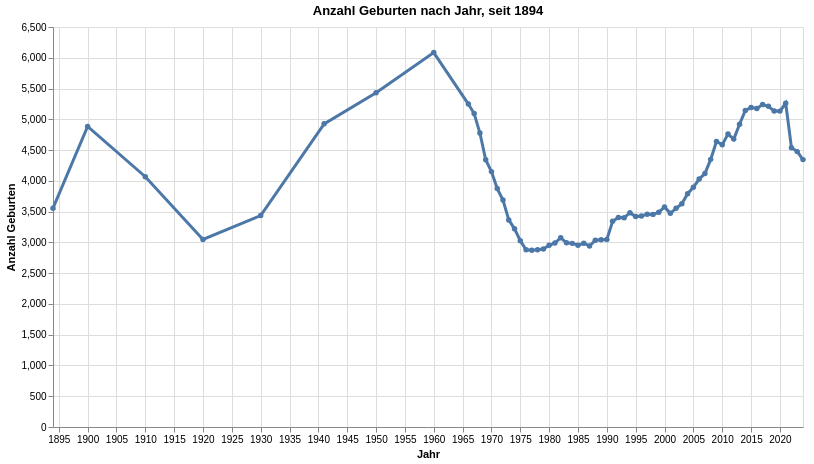

The notebook cell saved with this chart:
### Code cell
grafik2 = mypy_dv.plot_altair_multiline_highlight(
    data = myAgg1.reset_index()
    ,x = 'StichtagDatJahr'
    ,y = 'sum_AnzGebuWir'
    ,x_beschriftung = 'Jahr'
    , y_beschriftung = 'Anzahl Geburten'
    #,category = "ThemaLang"
    ,category_beschriftung= 'Legende:'
    ,warning_status = "ignore" #always or ignore
    ,myTitle="Anzahl Geburten nach Jahr, seit "+data_min_date
)
grafik2

### Figure 1 — Vega-Lite specification as saved in the notebook (floating-point values rounded to 4 significant figures)
{"config": {"view": {"continuousWidth": 300, "continuousHeight": 300}}, "layer": [{"mark": {"type": "circle"}, "encoding": {"opacity": {"value": 1.3}, "tooltip": [{"field": "StichtagDatJahr", "type": "temporal"}, {"field": "sum_AnzGebuWir", "type": "quantitative"}], "x": {"axis": {"title": "Jahr"}, "field": "StichtagDatJahr", "type": "temporal"}, "y": {"axis": {"title": "Anzahl Geburten"}, "field": "sum_AnzGebuWir", "type": "quantitative"}}, "name": "view_7", "title": "Anzahl Geburten nach Jahr, seit 1894"}, {"mark": {"type": "line"}, "encoding": {"size": {"condition": {"test": {"not": {"param": "param_7"}}, "value": 1.2}, "value": 3}, "tooltip": [{"field": "StichtagDatJahr", "type": "temporal"}, {"field": "sum_AnzGebuWir", "type": "quantitative"}], "x": {"axis": {"title": "Jahr"}, "field": "StichtagDatJahr", "type": "temporal"}, "y": {"axis": {"title": "Anzahl Geburten"}, "field": "sum_AnzGebuWir", "type": "quantitative"}}, "title": "Anzahl Geburten nach Jahr, seit 1894"}], "data": {"name": "data-ce2c0dcd8ad66f0ac8011adc0b9c4f9f"}, "height": 400, "params": [{"name": "param_7", "select": {"type": "point", "fields": [""], "nearest": true, "on": "pointerover"}, "views": ["view_7"]}], "width": 750, "$schema": "https://vega.github.io/schema/vega-lite/v5.8.0.json", "datasets": {"data-ce2c0dcd8ad66f0ac8011adc0b9c4f9f": [{"StichtagDatJahr": "1894-01-01T00:00:00", "Jahr_nbr": 1894, "sum_AnzGebuWir": 3556.0, "sum_Frauen15bis49_noDM": 36447, "mean_Fertilitaetsrate_noDM": 113.7}, {"StichtagDatJahr": "1900-01-01T00:00:00", "Jahr_nbr": 1900, "sum_AnzGebuWir": 4885.0, "sum_Frauen15bis49_noDM": 47289, "mean_Fertilitaetsrate_noDM": 114.4}, {"StichtagDatJahr": "1910-01-01T00:00:00", "Jahr_nbr": 1910, "sum_AnzGebuWir": 4067.0, "sum_Frauen15bis49_noDM": 59330, "mean_Fertilitaetsrate_noDM": 75.72}, {"StichtagDatJahr": "1920-01-01T00:00:00", "Jahr_nbr": 1920, "sum_AnzGebuWir": 3048.0, "sum_Frauen15bis49_noDM": 72228, "mean_Fertilitaetsrate_noDM": 42.48}, {"StichtagDatJahr": "1930-01-01T00:00:00", "Jahr_nbr": 1930, "sum_AnzGebuWir": 3436.0, "sum_Frauen15bis49_noDM": 86923, "mean_Fertilitaetsrate_noDM": 35.62}, {"StichtagDatJahr": "1941-01-01T00:00:00", "Jahr_nbr": 1941, "sum_AnzGebuWir": 4926.0, "sum_Frauen15bis49_noDM": 109470, "mean_Fertilitaetsrate_noDM": 42.8}, {"StichtagDatJahr": "1950-01-01T00:00:00", "Jahr_nbr": 1950, "sum_AnzGebuWir": 5432.0, "sum_Frauen15bis49_noDM": 116075, "mean_Fertilitaetsrate_noDM": 43.28}, {"StichtagDatJahr": "1960-01-01T00:00:00", "Jahr_nbr": 1960, "sum_AnzGebuWir": 6084.0, "sum_Frauen15bis49_noDM": 118029, "mean_Fertilitaetsrate_noDM": 55.95}, {"StichtagDatJahr": "1966-01-01T00:00:00", "Jahr_nbr": 1966, "sum_AnzGebuWir": 5248.0, "sum_Frauen15bis49_noDM": 112544, "mean_Fertilitaetsrate_noDM": 58.98}, {"StichtagDatJahr": "1967-01-01T00:00:00", "Jahr_nbr": 1967, "sum_AnzGebuWir": 5093.0, "sum_Frauen15bis49_noDM": 112099, "mean_Fertilitaetsrate_noDM": 59.71}, {"StichtagDatJahr": "1968-01-01T00:00:00", "Jahr_nbr": 1968, "sum_AnzGebuWir": 4777.0, "sum_Frauen15bis49_noDM": 112515, "mean_Fertilitaetsrate_noDM": 55.17}, {"StichtagDatJahr": "1969-01-01T00:00:00", "Jahr_nbr": 1969, "sum_AnzGebuWir": 4343.0, "sum_Frauen15bis49_noDM": 112271, "mean_Fertilitaetsrate_noDM": 52.12}, {"StichtagDatJahr": "1970-01-01T00:00:00", "Jahr_nbr": 1970, "sum_AnzGebuWir": 4150.0, "sum_Frauen15bis49_noDM": 109985, "mean_Fertilitaetsrate_noDM": 51.26}, {"StichtagDatJahr": "1971-01-01T00:00:00", "Jahr_nbr": 1971, "sum_AnzGebuWir": 3874.0, "sum_Frauen15bis49_noDM": 106703, "mean_Fertilitaetsrate_noDM": 52.23}, {"StichtagDatJahr": "1972-01-01T00:00:00", "Jahr_nbr": 1972, "sum_AnzGebuWir": 3687.0, "sum_Frauen15bis49_noDM": 105180, "mean_Fertilitaetsrate_noDM": 50.41}, {"StichtagDatJahr": "1973-01-01T00:00:00", "Jahr_nbr": 1973, "sum_AnzGebuWir": 3365.0, "sum_Frauen15bis49_noDM": 103050, "mean_Fertilitaetsrate_noDM": 47.11}, {"StichtagDatJahr": "1974-01-01T00:00:00", "Jahr_nbr": 1974, "sum_AnzGebuWir": 3220.0, "sum_Frauen15bis49_noDM": 101520, "mean_Fertilitaetsrate_noDM": 46.16}, {"StichtagDatJahr": "1975-01-01T00:00:00", "Jahr_nbr": 1975, "sum_AnzGebuWir": 3028.0, "sum_Frauen15bis49_noDM": 99259, "mean_Fertilitaetsrate_noDM": 46.07}, {"StichtagDatJahr": "1976-01-01T00:00:00", "Jahr_nbr": 1976, "sum_AnzGebuWir": 2880.0, "sum_Frauen15bis49_noDM": 96816, "mean_Fertilitaetsrate_noDM": 45.55}, {"StichtagDatJahr": "1977-01-01T00:00:00", "Jahr_nbr": 1977, "sum_AnzGebuWir": 2871.0, "sum_Frauen15bis49_noDM": 95721, "mean_Fertilitaetsrate_noDM": 46.35}, {"StichtagDatJahr": "1978-01-01T00:00:00", "Jahr_nbr": 1978, "sum_AnzGebuWir": 2882.0, "sum_Frauen15bis49_noDM": 95237, "mean_Fertilitaetsrate_noDM": 41.34}, {"StichtagDatJahr": "1979-01-01T00:00:00", "Jahr_nbr": 1979, "sum_AnzGebuWir": 2893.0, "sum_Frauen15bis49_noDM": 94771, "mean_Fertilitaetsrate_noDM": 40.66}, {"StichtagDatJahr": "1980-01-01T00:00:00", "Jahr_nbr": 1980, "sum_AnzGebuWir": 2953.0, "sum_Frauen15bis49_noDM": 93037, "mean_Fertilitaetsrate_noDM": 41.65}, {"StichtagDatJahr": "1981-01-01T00:00:00", "Jahr_nbr": 1981, "sum_AnzGebuWir": 2989.0, "sum_Frauen15bis49_noDM": 92466, "mean_Fertilitaetsrate_noDM": 42.79}, {"StichtagDatJahr": "1982-01-01T00:00:00", "Jahr_nbr": 1982, "sum_AnzGebuWir": 3076.0, "sum_Frauen15bis49_noDM": 93162, "mean_Fertilitaetsrate_noDM": 43.0}, {"StichtagDatJahr": "1983-01-01T00:00:00", "Jahr_nbr": 1983, "sum_AnzGebuWir": 2994.0, "sum_Frauen15bis49_noDM": 92330, "mean_Fertilitaetsrate_noDM": 39.58}, {"StichtagDatJahr": "1984-01-01T00:00:00", "Jahr_nbr": 1984, "sum_AnzGebuWir": 2984.0, "sum_Frauen15bis49_noDM": 92113, "mean_Fertilitaetsrate_noDM": 39.97}, {"StichtagDatJahr": "1985-01-01T00:00:00", "Jahr_nbr": 1985, "sum_AnzGebuWir": 2953.0, "sum_Frauen15bis49_noDM": 91204, "mean_Fertilitaetsrate_noDM": 40.12}, {"StichtagDatJahr": "1986-01-01T00:00:00", "Jahr_nbr": 1986, "sum_AnzGebuWir": 2986.0, "sum_Frauen15bis49_noDM": 91697, "mean_Fertilitaetsrate_noDM": 39.56}, {"StichtagDatJahr": "1987-01-01T00:00:00", "Jahr_nbr": 1987, "sum_AnzGebuWir": 2942.0, "sum_Frauen15bis49_noDM": 91781, "mean_Fertilitaetsrate_noDM": 39.69}, {"StichtagDatJahr": "1988-01-01T00:00:00", "Jahr_nbr": 1988, "sum_AnzGebuWir": 3036.0, "sum_Frauen15bis49_noDM": 91540, "mean_Fertilitaetsrate_noDM": 40.91}, {"StichtagDatJahr": "1989-01-01T00:00:00", "Jahr_nbr": 1989, "sum_AnzGebuWir": 3044.0, "sum_Frauen15bis49_noDM": 90884, "mean_Fertilitaetsrate_noDM": 40.86}, {"StichtagDatJahr": "1990-01-01T00:00:00", "Jahr_nbr": 1990, "sum_AnzGebuWir": 3046.0, "sum_Frauen15bis49_noDM": 90909, "mean_Fertilitaetsrate_noDM": 40.54}, {"StichtagDatJahr": "1991-01-01T00:00:00", "Jahr_nbr": 1991, "sum_AnzGebuWir": 3342.0, "sum_Frauen15bis49_noDM": 92114, "mean_Fertilitaetsrate_noDM": 42.56}, {"StichtagDatJahr": "1992-01-01T00:00:00", "Jahr_nbr": 1992, "sum_AnzGebuWir": 3406.0, "sum_Frauen15bis49_noDM": 91923, "mean_Fertilitaetsrate_noDM": 43.73}, {"StichtagDatJahr": "1993-01-01T00:00:00", "Jahr_nbr": 1993, "sum_AnzGebuWir": 3400.0, "sum_Frauen15bis49_noDM": 91517, "mean_Fertilitaetsrate_noDM": 43.57}, {"StichtagDatJahr": "1994-01-01T00:00:00", "Jahr_nbr": 1994, "sum_AnzGebuWir": 3483.0, "sum_Frauen15bis49_noDM": 91278, "mean_Fertilitaetsrate_noDM": 44.76}, {"StichtagDatJahr": "1995-01-01T00:00:00", "Jahr_nbr": 1995, "sum_AnzGebuWir": 3419.0, "sum_Frauen15bis49_noDM": 91496, "mean_Fertilitaetsrate_noDM": 44.09}, {"StichtagDatJahr": "1996-01-01T00:00:00", "Jahr_nbr": 1996, "sum_AnzGebuWir": 3430.0, "sum_Frauen15bis49_noDM": 91195, "mean_Fertilitaetsrate_noDM": 44.53}, {"StichtagDatJahr": "1997-01-01T00:00:00", "Jahr_nbr": 1997, "sum_AnzGebuWir": 3459.0, "sum_Frauen15bis49_noDM": 91197, "mean_Fertilitaetsrate_noDM": 45.42}, {"StichtagDatJahr": "1998-01-01T00:00:00", "Jahr_nbr": 1998, "sum_AnzGebuWir": 3455.0, "sum_Frauen15bis49_noDM": 91817, "mean_Fertilitaetsrate_noDM": 46.01}, {"StichtagDatJahr": "1999-01-01T00:00:00", "Jahr_nbr": 1999, "sum_AnzGebuWir": 3489.0, "sum_Frauen15bis49_noDM": 92989, "mean_Fertilitaetsrate_noDM": 45.42}, {"StichtagDatJahr": "2000-01-01T00:00:00", "Jahr_nbr": 2000, "sum_AnzGebuWir": 3577.0, "sum_Frauen15bis49_noDM": 93895, "mean_Fertilitaetsrate_noDM": 46.22}, {"StichtagDatJahr": "2001-01-01T00:00:00", "Jahr_nbr": 2001, "sum_AnzGebuWir": 3472.0, "sum_Frauen15bis49_noDM": 94651, "mean_Fertilitaetsrate_noDM": 44.22}, {"StichtagDatJahr": "2002-01-01T00:00:00", "Jahr_nbr": 2002, "sum_AnzGebuWir": 3553.0, "sum_Frauen15bis49_noDM": 95729, "mean_Fertilitaetsrate_noDM": 44.55}, {"StichtagDatJahr": "2003-01-01T00:00:00", "Jahr_nbr": 2003, "sum_AnzGebuWir": 3629.0, "sum_Frauen15bis49_noDM": 95971, "mean_Fertilitaetsrate_noDM": 44.95}, {"StichtagDatJahr": "2004-01-01T00:00:00", "Jahr_nbr": 2004, "sum_AnzGebuWir": 3791.0, "sum_Frauen15bis49_noDM": 96282, "mean_Fertilitaetsrate_noDM": 46.6}, {"StichtagDatJahr": "2005-01-01T00:00:00", "Jahr_nbr": 2005, "sum_AnzGebuWir": 3895.0, "sum_Frauen15bis49_noDM": 96975, "mean_Fertilitaetsrate_noDM": 46.87}, {"StichtagDatJahr": "2006-01-01T00:00:00", "Jahr_nbr": 2006, "sum_AnzGebuWir": 4029.0, "sum_Frauen15bis49_noDM": 98393, "mean_Fertilitaetsrate_noDM": 47.93}, {"StichtagDatJahr": "2007-01-01T00:00:00", "Jahr_nbr": 2007, "sum_AnzGebuWir": 4119.0, "sum_Frauen15bis49_noDM": 101323, "mean_Fertilitaetsrate_noDM": 46.71}, {"StichtagDatJahr": "2008-01-01T00:00:00", "Jahr_nbr": 2008, "sum_AnzGebuWir": 4349.0, "sum_Frauen15bis49_noDM": 102479, "mean_Fertilitaetsrate_noDM": 48.28}, {"StichtagDatJahr": "2009-01-01T00:00:00", "Jahr_nbr": 2009, "sum_AnzGebuWir": 4639.0, "sum_Frauen15bis49_noDM": 103332, "mean_Fertilitaetsrate_noDM": 50.95}, {"StichtagDatJahr": "2010-01-01T00:00:00", "Jahr_nbr": 2010, "sum_AnzGebuWir": 4588.0, "sum_Frauen15bis49_noDM": 104128, "mean_Fertilitaetsrate_noDM": 49.21}, {"StichtagDatJahr": "2011-01-01T00:00:00", "Jahr_nbr": 2011, "sum_AnzGebuWir": 4760.0, "sum_Frauen15bis49_noDM": 105480, "mean_Fertilitaetsrate_noDM": 49.97}, {"StichtagDatJahr": "2012-01-01T00:00:00", "Jahr_nbr": 2012, "sum_AnzGebuWir": 4678.0, "sum_Frauen15bis49_noDM": 106597, "mean_Fertilitaetsrate_noDM": 48.69}, {"StichtagDatJahr": "2013-01-01T00:00:00", "Jahr_nbr": 2013, "sum_AnzGebuWir": 4920.0, "sum_Frauen15bis49_noDM": 108112, "mean_Fertilitaetsrate_noDM": 50.18}, {"StichtagDatJahr": "2014-01-01T00:00:00", "Jahr_nbr": 2014, "sum_AnzGebuWir": 5145.0, "sum_Frauen15bis49_noDM": 109875, "mean_Fertilitaetsrate_noDM": 51.3}, {"StichtagDatJahr": "2015-01-01T00:00:00", "Jahr_nbr": 2015, "sum_AnzGebuWir": 5191.0, "sum_Frauen15bis49_noDM": 111188, "mean_Fertilitaetsrate_noDM": 51.03}, {"StichtagDatJahr": "2016-01-01T00:00:00", "Jahr_nbr": 2016, "sum_AnzGebuWir": 5176.0, "sum_Frauen15bis49_noDM": 112520, "mean_Fertilitaetsrate_noDM": 49.76}, {"StichtagDatJahr": "2017-01-01T00:00:00", "Jahr_nbr": 2017, "sum_AnzGebuWir": 5240.0, "sum_Frauen15bis49_noDM": 114576, "mean_Fertilitaetsrate_noDM": 49.64}, {"StichtagDatJahr": "2018-01-01T00:00:00", "Jahr_nbr": 2018, "sum_AnzGebuWir": 5212.0, "sum_Frauen15bis49_noDM": 116029, "mean_Fertilitaetsrate_noDM": 48.54}, {"StichtagDatJahr": "2019-01-01T00:00:00", "Jahr_nbr": 2019, "sum_AnzGebuWir": 5134.0, "sum_Frauen15bis49_noDM": 117729, "mean_Fertilitaetsrate_noDM": 46.65}, {"StichtagDatJahr": "2020-01-01T00:00:00", "Jahr_nbr": 2020, "sum_AnzGebuWir": 5133.0, "sum_Frauen15bis49_noDM": 117724, "mean_Fertilitaetsrate_noDM": 46.61}, {"StichtagDatJahr": "2021-01-01T00:00:00", "Jahr_nbr": 2021, "sum_AnzGebuWir": 5261.0, "sum_Frauen15bis49_noDM": 118204, "mean_Fertilitaetsrate_noDM": 47.6}, {"StichtagDatJahr": "2022-01-01T00:00:00", "Jahr_nbr": 2022, "sum_AnzGebuWir": 4538.0, "sum_Frauen15bis49_noDM": 120607, "mean_Fertilitaetsrate_noDM": 40.29}, {"StichtagDatJahr": "2023-01-01T00:00:00", "Jahr_nbr": 2023, "sum_AnzGebuWir": 4475.0, "sum_Frauen15bis49_noDM": 121810, "mean_Fertilitaetsrate_noDM": 39.45}, {"StichtagDatJahr": "2024-01-01T00:00:00", "Jahr_nbr": 2024, "sum_AnzGebuWir": 4345.0, "sum_Frauen15bis49_noDM": 122321, "mean_Fertilitaetsrate_noDM": 38.35}]}}
